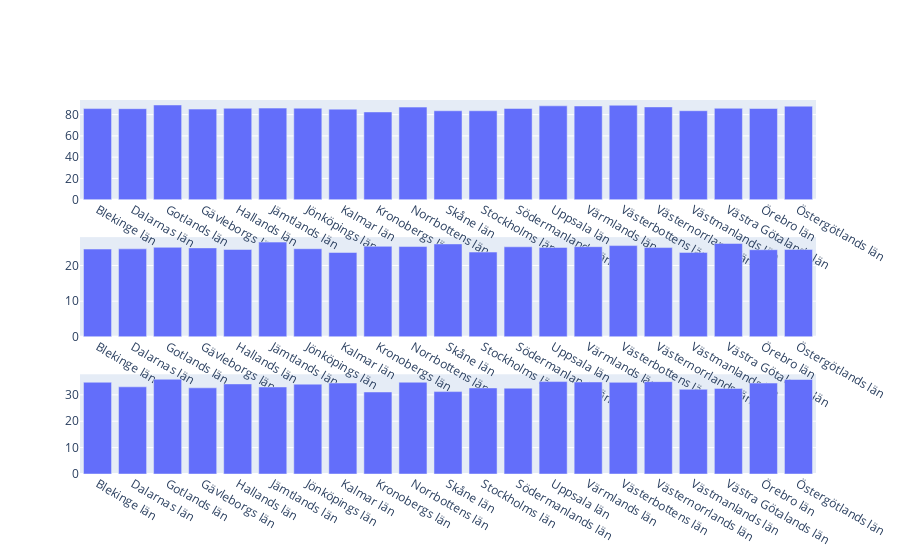

Here is the notebook cell this chart was saved with:
### Code cell
# Uppgift 2.f
from plotly.subplots import make_subplots

# minst 1 dos per county


county_group = vaxx_data.groupby("Län_namn")

pct_atleast_1 = county_group["Andel minst 1 dos"].mean()*100
pct_atleast_1_df = pct_atleast_1.reset_index()

#fig.show()


# andel 2 doser per län


vaxx_data["Andel 2 doser"] = vaxx_data.apply(lambda x: x['Andel minst 2 doser'] - x["Andel 3 doser"], axis=1)
county = vaxx_data.groupby("Län_namn")


andel_2 = county["Andel 2 doser"].mean()*100
andel_2_df = andel_2.reset_index()


#fig.show()




# andel 3 doser per län


vaxx_data["Andel 3 doser_1"] = vaxx_data.apply(lambda x: x['Andel 3 doser'] - x["Andel 4 doser"], axis=1)
county_group = vaxx_data.groupby("Län_namn")


pct_atleast_3 = county_group["Andel 3 doser_1"].mean()*100
pct_atleast_3_df = pct_atleast_3.reset_index()



fig = make_subplots(rows=3, cols=1)


fig1 = px.bar(pct_atleast_1_df, x="Län_namn", y="Andel minst 1 dos", title="Andel minst 1 dos i procentenheter", row=1, col=1)
fig2 = px.bar(andel_2_df, x="Län_namn", y="Andel 2 doser", title="Andel 2 doser i %", row=2, col=1)
fig3 = px.bar(pct_atleast_3_df, x="Län_namn", y="Andel 3 doser_1", title="Andel 3 doser i %", row=3, col=1)


fig.update_layout(height=600, width=600, title_text="Stacked Subplots")

fig.show()

### Figure 1 — Plotly figure (JSON) as saved in the notebook; plotly's stock layout.template omitted (floating-point values rounded to 4 significant figures)
{"data": [{"alignmentgroup": "True", "hovertemplate": "Län_namn=%{x}<br>Andel minst 1 dos=%{y}<extra></extra>", "legendgroup": "", "marker": {"color": "#636efa", "pattern": {"shape": ""}}, "name": "", "offsetgroup": "", "orientation": "v", "showlegend": false, "textposition": "auto", "type": "bar", "x": ["Blekinge län", "Dalarnas län", "Gotlands län", "Gävleborgs län", "Hallands län", "Jämtlands län", "Jönköpings län", "Kalmar län", "Kronobergs län", "Norrbottens län", "Skåne län", "Stockholms län", "Södermanlands län", "Uppsala län", "Värmlands län", "Västerbottens län", "Västernorrlands län", "Västmanlands län", "Västra Götalands län", "Örebro län", "Östergötlands län"], "xaxis": "x", "y": [85.65, 85.56, 89.03, 85.17, 85.92, 86.09, 86.0, 85.13, 82.5, 87.03, 83.59, 83.59, 85.79, 88.24, 88.08, 88.78, 87.23, 83.65, 85.94, 85.72, 87.93], "yaxis": "y"}, {"alignmentgroup": "True", "hovertemplate": "Län_namn=%{x}<br>Andel 2 doser=%{y}<extra></extra>", "legendgroup": "", "marker": {"color": "#636efa", "pattern": {"shape": ""}}, "name": "", "offsetgroup": "", "orientation": "v", "showlegend": false, "textposition": "auto", "type": "bar", "x": ["Blekinge län", "Dalarnas län", "Gotlands län", "Gävleborgs län", "Hallands län", "Jämtlands län", "Jönköpings län", "Kalmar län", "Kronobergs län", "Norrbottens län", "Skåne län", "Stockholms län", "Södermanlands län", "Uppsala län", "Värmlands län", "Västerbottens län", "Västernorrlands län", "Västmanlands län", "Västra Götalands län", "Örebro län", "Östergötlands län"], "xaxis": "x2", "y": [24.61, 24.66, 25.09, 24.93, 24.49, 26.55, 24.7, 23.64, 25.37, 25.31, 26.04, 23.76, 25.24, 25.06, 25.28, 25.58, 25.02, 23.67, 26.18, 24.43, 24.49], "yaxis": "y2"}, {"alignmentgroup": "True", "hovertemplate": "Län_namn=%{x}<br>Andel 3 doser_1=%{y}<extra></extra>", "legendgroup": "", "marker": {"color": "#636efa", "pattern": {"shape": ""}}, "name": "", "offsetgroup": "", "orientation": "v", "showlegend": false, "textposition": "auto", "type": "bar", "x": ["Blekinge län", "Dalarnas län", "Gotlands län", "Gävleborgs län", "Hallands län", "Jämtlands län", "Jönköpings län", "Kalmar län", "Kronobergs län", "Norrbottens län", "Skåne län", "Stockholms län", "Södermanlands län", "Uppsala län", "Värmlands län", "Västerbottens län", "Västernorrlands län", "Västmanlands län", "Västra Götalands län", "Örebro län", "Östergötlands län"], "xaxis": "x3", "y": [34.78, 33.04, 35.91, 32.66, 34.14, 32.97, 34.05, 34.49, 31.08, 34.78, 31.23, 32.61, 32.52, 35.02, 34.87, 34.73, 34.99, 32.09, 32.45, 34.46, 35.81], "yaxis": "y3"}], "layout": {"xaxis": {"anchor": "y", "domain": [0, 1]}, "xaxis2": {"anchor": "y2", "domain": [0, 1]}, "xaxis3": {"anchor": "y3", "domain": [0, 1]}, "yaxis": {"anchor": "x", "domain": [0.7333, 1]}, "yaxis2": {"anchor": "x2", "domain": [0.3667, 0.6333]}, "yaxis3": {"anchor": "x3", "domain": [0, 0.2667]}}}
